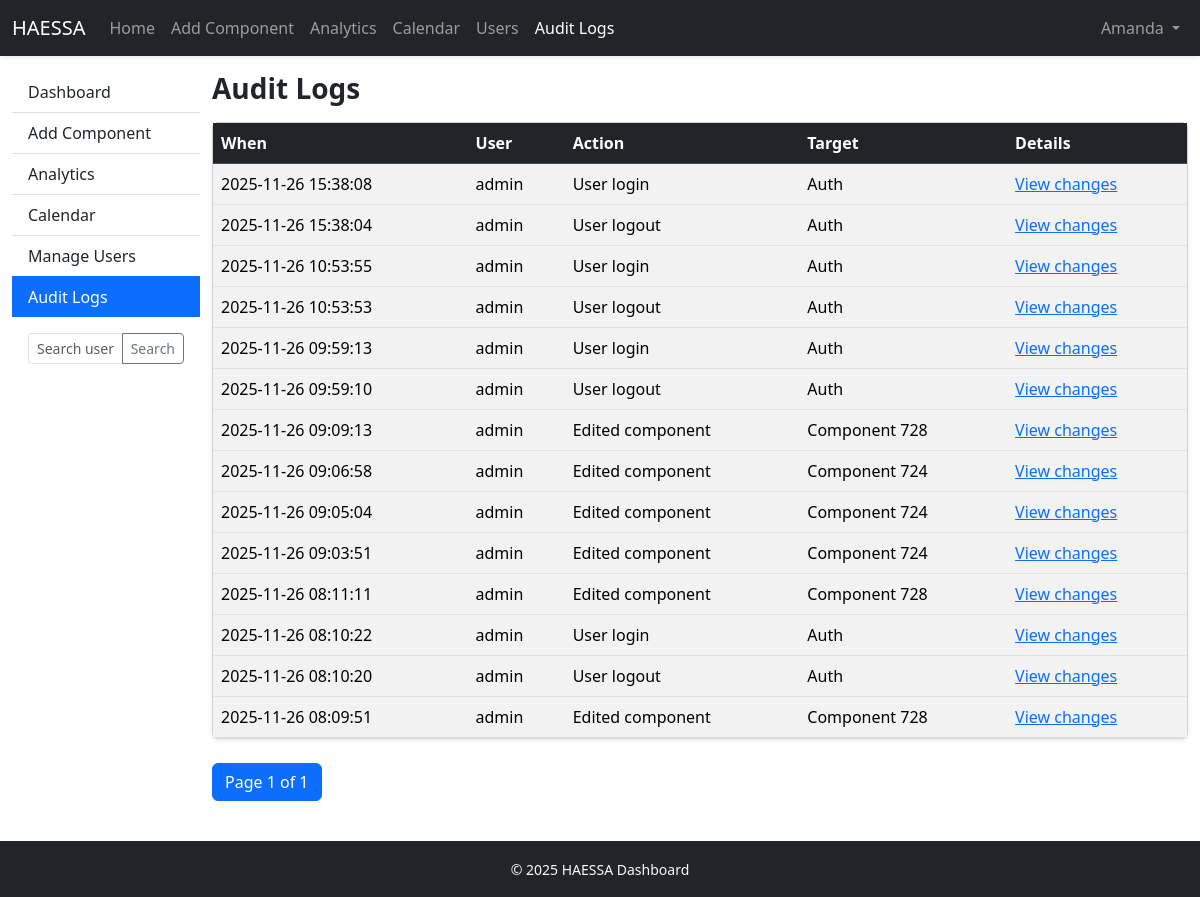
The page /audit_logs (signed in) on the database its author committed.
### app.py (models this page shows, shortened)
class User(UserMixin, db.Model):
    __tablename__ = "users"
    id = db.Column(db.Integer, primary_key=True)
    username = db.Column(db.String(120), unique=True, nullable=False)
    password = db.Column(db.String(200), nullable=False)
    role = db.Column(db.String(20), default="viewer")
    updated_at = db.Column(db.DateTime)
    updated_by = db.Column(db.String(120))

class AuditLog(db.Model):
    __tablename__ = "audit_log"
    id = db.Column(db.Integer, primary_key=True)
    timestamp = db.Column(db.DateTime, default=datetime.utcnow)
    username = db.Column(db.String(120))
    action = db.Column(db.String(200))
    target = db.Column(db.String(200))
    old_value = db.Column(db.Text)
    new_value = db.Column(db.Text)
    @property
    def old_value_json(self):
        try: return json.loads(self.old_value or "{}")
        except: return {}
    @property
    def new_value_json(self):
        try: return json.loads(self.new_value or "{}")
        except: return {}

### app.py (the view)
@app.route("/audit_logs")
@login_required
@role_required("admin")
def audit_logs():
    page = request.args.get("page", 1, type=int)
    logs = AuditLog.query.order_by(AuditLog.timestamp.desc()).paginate(page=page, per_page=20)
    return render_template("audit_logs.html", logs=logs)

### app.py (called while the page is built)
@login_manager.user_loader
def load_user(uid):
    try:
        return User.query.get(int(uid))
    except:
        return None

def role_required(*roles):
    def wrapper(fn):
        @wraps(fn)
        def decorated(*a, **kw):
            if not current_user.is_authenticated:
                return redirect(url_for("login"))
            if current_user.role not in roles:
                flash("No permission for this page.", "danger")
                return redirect(url_for("home"))
            return fn(*a, **kw)
        return decorated
    return wrapper

@app.context_processor
def add_globals():
    return {"datetime": datetime}

### templates/audit_logs.html (shortened to what this page needs)
{% extends "base.html" %}
{% block content %}
<h3 class="fw-bold mb-3">Audit Logs</h3>
<div class="card shadow-sm mb-4">
    <div class="card-body p-0">
        <div class="table-responsive">
            <table class="table table-striped table-hover mb-0">
                <thead class="table-dark">
                    <tr>
                        <th>When</th>
                        <th>User</th>
                        <th>Action</th>
                        <th>Target</th>
                        <th>Details</th>
                    </tr>
                </thead>
                <tbody>
                    {% for log in logs.items %}
                    <tr>
                        <td>{{ log.timestamp.strftime("%Y-%m-%d %H:%M:%S") }}</td>
                        <td>{{ log.username }}</td>
                        <td>{{ log.action }}</td>
                        <td>{{ log.target }}</td>
                        <td>
                            {% if log.old_value or log.new_value %}
                                <a href="#log-{{ log.id }}" data-bs-toggle="collapse">View changes</a>
                            {% else %}
                                —
                            {% endif %}
                        </td>
                    </tr>
                    {% endfor %}
                </tbody>
            </table>
        </div>
    </div>
</div>
<nav>
    <ul class="pagination">
        <li class="page-item active">
            <span class="page-link">Page {{ logs.page }} of {{ logs.pages }}</span>
        </li>
    </ul>
</nav>
{% endblock %}

### templates/base.html (shortened to what this page needs)
<!doctype html>
<html lang="en">
<head>
  <link href="https://cdn.jsdelivr.net/npm/bootstrap@5.3.3/dist/css/bootstrap.min.css" rel="stylesheet">
  <link href="/static/css/styles.css" rel="stylesheet">
</head>
<body>
<nav class="navbar navbar-expand-lg navbar-dark bg-dark shadow-sm">
  <div class="container-fluid">
    <a class="navbar-brand d-flex align-items-center" href="{{ url_for('home') }}">
      <span class="brand-mark">HAESSA</span>
    </a>
    <div class="collapse navbar-collapse" id="navMenu">
      <ul class="navbar-nav me-auto mb-2 mb-lg-0">
        <li class="nav-item">
          <a class="nav-link {% if request.endpoint=='home' %}active{% endif %}"
             href="{{ url_for('home') }}">Home</a>
        </li>
        {% if current_user.is_authenticated and current_user.role in ["admin", "editor"] %}
        <li class="nav-item">
            <a class="nav-link" href="{{ url_for('add_component') }}">Add Component</a>
        </li>
        {% endif %}
        <li class="nav-item">
          <a class="nav-link {% if request.endpoint=='analytics' %}active{% endif %}"
             href="{{ url_for('analytics') }}">Analytics</a>
        </li>
        <li class="nav-item">
          <a class="nav-link {% if request.endpoint=='calendar_view' %}active{% endif %}"
             href="{{ url_for('calendar_view') }}">Calendar</a>
        </li>
        {% if current_user.is_authenticated and current_user.role == 'admin' %}
          <li class="nav-item">
            <a class="nav-link {% if request.endpoint=='manage_users' %}active{% endif %}"
               href="{{ url_for('manage_users') }}">Users</a>
          </li>
          <li class="nav-item">
            <a class="nav-link {% if request.endpoint=='audit_logs' %}active{% endif %}"
               href="{{ url_for('audit_logs') }}">Audit Logs</a>
          </li>
        {% endif %}
      </ul>
      <ul class="navbar-nav ms-auto">
        {% if current_user.is_authenticated %}
          <li class="nav-item dropdown">
            <a class="nav-link dropdown-toggle" href="#" role="button" data-bs-toggle="dropdown">
              {{ current_user.username }}
            </a>
          </li>
        {% else %}
          <li class="nav-item"><a class="nav-link" href="{{ url_for('login') }}">Login</a></li>
        {% endif %}
      </ul>
    </div>
  </div>
</nav>
<div class="container-fluid mt-3">
  <div class="row">
    <aside class="col-lg-2 d-none d-lg-block sidebar pe-0">
      <div class="list-group list-group-flush">
        <a href="{{ url_for('home') }}"
           class="list-group-item list-group-item-action {% if request.endpoint=='home' %}active{% endif %}">
          Dashboard
        </a>
        <a href="{{ url_for('add_component') }}"
           class="list-group-item list-group-item-action {% if request.endpoint=='add_component' %}active{% endif %}">
          Add Component
        </a>
        <a href="{{ url_for('analytics') }}"
           class="list-group-item list-group-item-action {% if request.endpoint=='analytics' %}active{% endif %}">
          Analytics
        </a>
        <a href="{{ url_for('calendar_view') }}"
           class="list-group-item list-group-item-action {% if request.endpoint=='calendar_view' %}active{% endif %}">
          Calendar
        </a>
        {% if current_user.is_authenticated and current_user.role == 'admin' %}
          <a href="{{ url_for('manage_users') }}"
             class="list-group-item list-group-item-action {% if request.endpoint=='manage_users' %}active{% endif %}">
            Manage Users
          </a>
          <a href="{{ url_for('audit_logs') }}"
             class="list-group-item list-group-item-action {% if request.endpoint=='audit_logs' %}active{% endif %}">
            Audit Logs
          </a>
        {% endif %}
      </div>
      {% if current_user.is_authenticated and current_user.role == 'admin' %}
      <div class="p-3">
        <form id="sidebar-search" method="get" action="{{ url_for('manage_users') }}">
          <div class="input-group input-group-sm">
            <input name="q" class="form-control" placeholder="Search users..."
                   value="{{ request.args.get('q','') }}">
            <button class="btn btn-outline-secondary" type="submit">Search</button>
          </div>
        </form>
      </div>
      {% endif %}
    </aside>
    <main class="col-lg-10 col-12">
      {% block content %}{% endblock %}
    </main>
  </div>
</div>
<footer class="mt-4 py-3 bg-dark text-light text-center">
  <small>&copy; {{ datetime.utcnow().year }} HAESSA Dashboard</small>
</footer>
</body>
</html>

### rows shown on the page
User: username "Amanda"
AuditLog: timestamp "2025-11-26 15:38:08", username "admin", action "User login", target "Auth"
AuditLog: timestamp "2025-11-26 15:38:04", username "admin", action "User logout", target "Auth"
AuditLog: timestamp "2025-11-26 10:53:55", username "admin", action "User login", target "Auth"
AuditLog: timestamp "2025-11-26 10:53:53", username "admin", action "User logout", target "Auth"
AuditLog: timestamp "2025-11-26 09:59:13", username "admin", action "User login", target "Auth"
AuditLog: timestamp "2025-11-26 09:59:10", username "admin", action "User logout", target "Auth"
AuditLog: timestamp "2025-11-26 09:09:13", username "admin", action "Edited component", target "Component 728"
AuditLog: timestamp "2025-11-26 09:06:58", username "admin", action "Edited component", target "Component 724"
AuditLog: timestamp "2025-11-26 09:05:04", username "admin", action "Edited component", target "Component 724"
AuditLog: timestamp "2025-11-26 09:03:51", username "admin", action "Edited component", target "Component 724"
AuditLog: timestamp "2025-11-26 08:11:11", username "admin", action "Edited component", target "Component 728"
AuditLog: timestamp "2025-11-26 08:10:22", username "admin", action "User login", target "Auth"
AuditLog: timestamp "2025-11-26 08:10:20", username "admin", action "User logout", target "Auth"
AuditLog: timestamp "2025-11-26 08:09:51", username "admin", action "Edited component", target "Component 728"

### other values the page prints
{{ logs.page }} "1"
{{ logs.pages }} "1"
